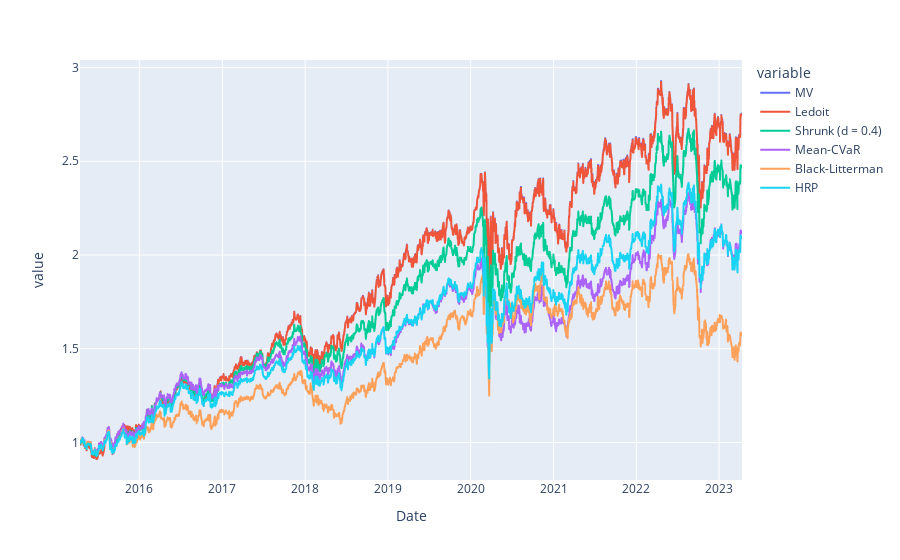

The notebook cell saved with this chart:
### Code cell
in_sample = {
    'MV': sum(returns_train[ticker] * weights_classic[ticker] for ticker in prices.columns),
    'Ledoit': sum(returns_train[ticker] * weights_ledoit[ticker] for ticker in prices.columns),
    'Shrunk (d = 0.4)': sum(returns_train[ticker] * weights_shrink[ticker] for ticker in prices.columns),
    'Mean-CVaR': sum(returns_train[ticker] * weights_cvar[ticker] for ticker in prices.columns),
    'Black-Litterman': sum(returns_train[ticker] * weights_bl[ticker] for ticker in prices.columns),
    'HRP': sum(returns_train[ticker] * weights_hrp[ticker] for ticker in prices.columns)
}

in_sample_returns = pd.DataFrame(in_sample)
in_sample_cumulative_returns = (1 + in_sample_returns).cumprod()
in_sample_cumulative_returns_max = in_sample_cumulative_returns.cummax()
in_sample_drawdowns = (in_sample_cumulative_returns - in_sample_cumulative_returns_max)/in_sample_cumulative_returns_max

px.line(in_sample_cumulative_returns)

### Figure 1 — Plotly figure (JSON) as saved in the notebook; plotly's stock layout.template omitted (floating-point values rounded to 4 significant figures; data arrays with more than 128 entries replaced by an {"elided": "..."} marker saying what was removed)
{"data": [{"hovertemplate": "variable=MV<br>Date=%{x}<br>value=%{y}<extra></extra>", "legendgroup": "MV", "line": {"color": "#636efa", "dash": "solid"}, "marker": {"symbol": "circle"}, "mode": "lines", "name": "MV", "showlegend": true, "type": "scattergl", "x": {"elided": "2014 str values"}, "xaxis": "x", "y": {"elided": "2014 float values"}, "yaxis": "y"}, {"hovertemplate": "variable=Ledoit<br>Date=%{x}<br>value=%{y}<extra></extra>", "legendgroup": "Ledoit", "line": {"color": "#EF553B", "dash": "solid"}, "marker": {"symbol": "circle"}, "mode": "lines", "name": "Ledoit", "showlegend": true, "type": "scattergl", "x": {"elided": "2014 str values"}, "xaxis": "x", "y": {"elided": "2014 float values"}, "yaxis": "y"}, {"hovertemplate": "variable=Shrunk (d = 0.4)<br>Date=%{x}<br>value=%{y}<extra></extra>", "legendgroup": "Shrunk (d = 0.4)", "line": {"color": "#00cc96", "dash": "solid"}, "marker": {"symbol": "circle"}, "mode": "lines", "name": "Shrunk (d = 0.4)", "showlegend": true, "type": "scattergl", "x": {"elided": "2014 str values"}, "xaxis": "x", "y": {"elided": "2014 float values"}, "yaxis": "y"}, {"hovertemplate": "variable=Mean-CVaR<br>Date=%{x}<br>value=%{y}<extra></extra>", "legendgroup": "Mean-CVaR", "line": {"color": "#ab63fa", "dash": "solid"}, "marker": {"symbol": "circle"}, "mode": "lines", "name": "Mean-CVaR", "showlegend": true, "type": "scattergl", "x": {"elided": "2014 str values"}, "xaxis": "x", "y": {"elided": "2014 float values"}, "yaxis": "y"}, {"hovertemplate": "variable=Black-Litterman<br>Date=%{x}<br>value=%{y}<extra></extra>", "legendgroup": "Black-Litterman", "line": {"color": "#FFA15A", "dash": "solid"}, "marker": {"symbol": "circle"}, "mode": "lines", "name": "Black-Litterman", "showlegend": true, "type": "scattergl", "x": {"elided": "2014 str values"}, "xaxis": "x", "y": {"elided": "2014 float values"}, "yaxis": "y"}, {"hovertemplate": "variable=HRP<br>Date=%{x}<br>value=%{y}<extra></extra>", "legendgroup": "HRP", "line": {"color": "#19d3f3", "dash": "solid"}, "marker": {"symbol": "circle"}, "mode": "lines", "name": "HRP", "showlegend": true, "type": "scattergl", "x": {"elided": "2014 str values"}, "xaxis": "x", "y": {"elided": "2014 float values"}, "yaxis": "y"}], "layout": {"legend": {"title": {"text": "variable"}, "tracegroupgap": 0}, "margin": {"t": 60}, "xaxis": {"anchor": "y", "domain": [0, 1], "title": {"text": "Date"}}, "yaxis": {"anchor": "x", "domain": [0, 1], "title": {"text": "value"}}}}
